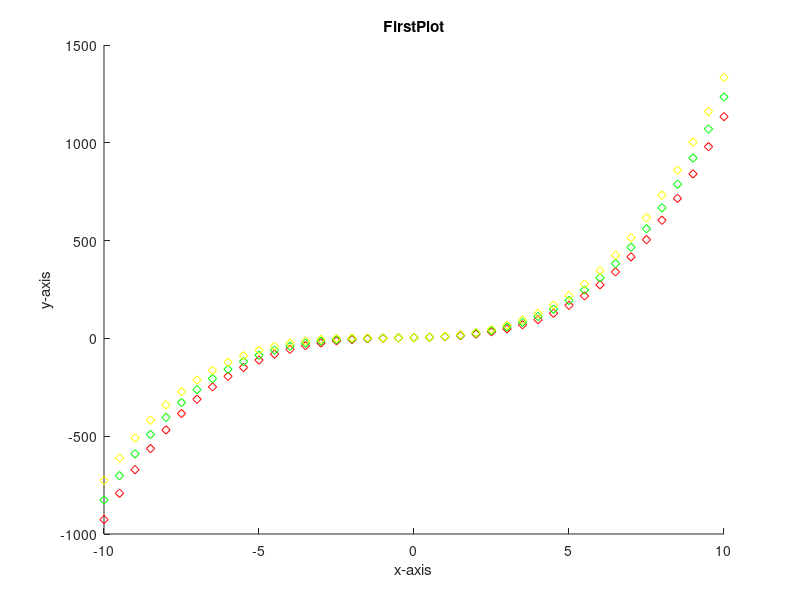

This chart was generated by the following MATLAB code:
hold on
x = [-10:0.5:10];
y = x.^3+1*(x.^2)+x.*3+4;
plot(x,y,'rd')
xlabel('x-axis')
ylabel('y-axis')
title('FirstPlot')
y = x.^3+2*(x.^2)+x.*3+4;
plot(x,y,'gd')
y = x.^3+3*(x.^2)+x.*3+4;
plot(x,y,'yd')

